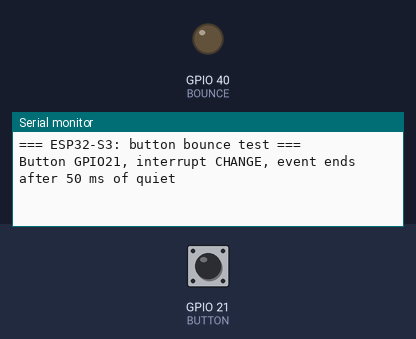
Bench run of a program on a simulated ESP32-S3. On the bench: output pins drawn as LEDs (lit = HIGH), the last lines printed to the serial monitor. The test bench sets the inputs (shaded band); at power-on: GPIO 21 (BUTTON) HIGH.

Above: at 1.2 s.
1.3 s: GPIO 21 (BUTTON) pulled LOW for 0.15 s
At 1.48 s:
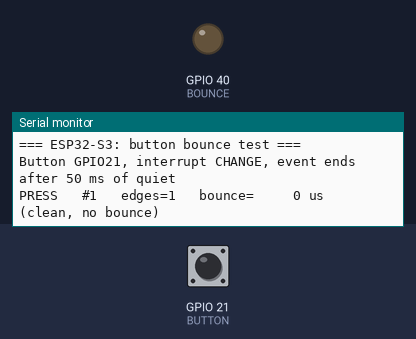
At 2.7 s:
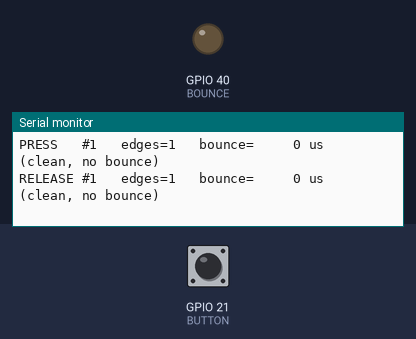

Measured:
- after the input at 1.3 s, the serial monitor: prints a new line after 0.05 s (image 1)

The program:

main.cpp
```cpp
#include <Arduino.h>

// Брязкіт кнопки: переривання CHANGE записує час кожного фронту, loop() друкує звіт про подію.
// Ту саму подію знайдіть у логічному аналізаторі (CH1 на GPIO21) і порівняйте кількість фронтів.
#define BUTTON    21  // кнопка на GND, INPUT_PULLUP: відпущена = HIGH
#define BOUNCE    40  // CH2 аналізатора: HIGH від другого фронту події до її кінця
#define LABEL_TX  41  // CH3 аналізатора: UART 115200 з підписом події
#define QUIET_US  50000  // 50 мс без фронтів = подія закінчилась
#define MAX_EDGES 64

// спільні з перериванням — тому volatile
volatile uint32_t edgeTimes[MAX_EDGES];
volatile uint32_t edgeCount = 0;   // усі фронти події, навіть ті, що не влізли в масив
volatile uint32_t lastEdgeUs = 0;

int stableLevel = HIGH;  // рівень після попередньої події
uint32_t presses = 0, releases = 0, glitches = 0;

// обробник: лише записати час, друкує loop()
void IRAM_ATTR onEdge() {
  uint32_t now = micros();
  if (edgeCount < MAX_EDGES) edgeTimes[edgeCount] = now;
  edgeCount = edgeCount + 1;
  lastEdgeUs = now;
  if (edgeCount == 2) digitalWrite(BOUNCE, HIGH);  // другий фронт = брязкіт
}

void setup() {
  Serial.begin(115200);
  pinMode(BUTTON, INPUT_PULLUP);
  pinMode(BOUNCE, OUTPUT);
  stableLevel = digitalRead(BUTTON);
  Serial1.begin(115200, SERIAL_8N1, -1, LABEL_TX);  // лише TX
  attachInterrupt(digitalPinToInterrupt(BUTTON), onEdge, CHANGE);
  Serial.println("=== ESP32-S3: button bounce test ===");
  Serial.println("Button GPIO21, interrupt CHANGE, event ends after 50 ms of quiet");
}

void loop() {
  if (edgeCount == 0 || micros() - lastEdgeUs < QUIET_US) return;  // подія ще триває

  // забрати дані: на мить вимкнути переривання
  uint32_t t[MAX_EDGES];
  noInterrupts();
  uint32_t count = edgeCount;
  uint32_t n = min(count, (uint32_t)MAX_EDGES);
  for (uint32_t i = 0; i < n; i++) t[i] = edgeTimes[i];
  edgeCount = 0;
  interrupts();
  digitalWrite(BOUNCE, LOW);

  // рівень став LOW — натиснули, HIGH — відпустили, не змінився — короткий імпульс
  int level = digitalRead(BUTTON);
  bool changed = level != stableLevel;
  stableLevel = level;
  const char *kind = !changed ? "GLITCH" : level == LOW ? "PRESS" : "RELEASE";
  uint32_t index = !changed ? ++glitches : level == LOW ? ++presses : ++releases;
  // зміна рівня = непарна кількість фронтів; інша парність — ISR загубила фронт
  bool missed = (count % 2 == 1) != changed;

  uint32_t bounce = t[n - 1] - t[0];
  uint32_t shortest = UINT32_MAX;
  for (uint32_t i = 1; i < n; i++) shortest = min(shortest, t[i] - t[i - 1]);

  Serial.printf("%-7s #%-3u edges=%-3u bounce=%6u us", kind, index, count, bounce);
  if (n > 1) Serial.printf("  shortest=%u us", shortest);
  if (count == 1) Serial.print("  (clean, no bounce)");
  if (missed) Serial.print("  [ISR missed >=1 edge - see analyzer]");
  Serial.println();
  if (n > 1) {  // інтервали між фронтами — як курсори в аналізаторі (перші 10)
    Serial.print("        gaps us:");
    for (uint32_t i = 1; i < n && i <= 10; i++) Serial.printf(" %u", t[i] - t[i - 1]);
    if (n > 11) Serial.print(" ...");
    Serial.println();
  }
  Serial1.printf("%s#%u e=%u %uus%s\n", kind, index, count, bounce, missed ? " MISSED" : "");
}
```
